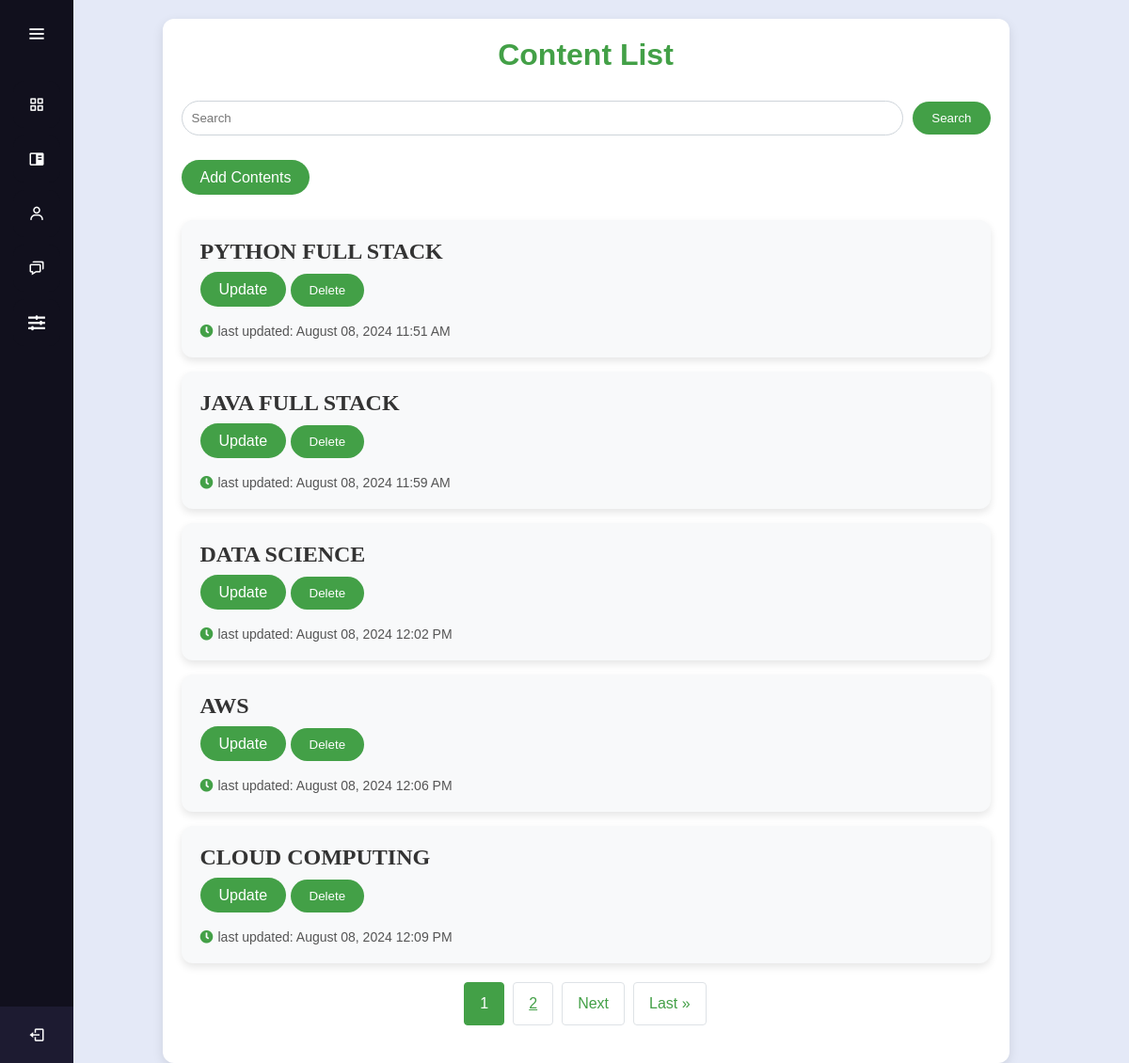
Screenshot of /content/ (signed in) with the database file from the repository.
### content/models.py (models this page shows)
class Content(models.Model):
    user = models.ForeignKey(User, on_delete=models.CASCADE)
    title = models.CharField(max_length=200)
    last_updated = models.DateTimeField(default=timezone.now)
    created_at = models.DateTimeField(default=timezone.now)

### content/views.py (the view)
# urls.py: path("content/", views.index, name='index'),
def index(request):
    search_query = request.GET.get('search', '')
    if request.user.is_authenticated:
        if search_query:
            contents = Content.objects.filter(user=request.user, title__icontains=search_query)
        else:
            contents = Content.objects.filter(user=request.user)
    else:
        contents = Content.objects.none()  # Return an empty queryset if the user is not authenticated
    paginator = Paginator(contents, 5)  # Show 5 contents per page
    page_number = request.GET.get('page')
    page_obj = paginator.get_page(page_number)
    return render(request, 'index.html', {'contents': page_obj})

### content/templates/index.html (shortened to what this page needs)
{% load static %}
<!DOCTYPE html>
<html lang="en" dir="ltr">
<head>
    <link rel="stylesheet" href="{% static 'css/styles.css' %}">
    <link href='https://unpkg.com/boxicons@2.0.7/css/boxicons.min.css' rel='stylesheet'>
</head>
<body style="padding-left: 45px;">
    <div class="sidebar">
        {% include 'menu.html' %}
    </div>
    <div>
            <div class="container">
            <h1 class="mt-5">Content List</h1>
            <div class="d-flex justify-content-between my-3">
                <form method="GET" class="form-inline">
                    <input type="text" name="search" class="form-control mr-sm-2" placeholder="Search"
                        value="{{ request.GET.search }}">
                    <button type="submit" class="btn btn-outline-success">Search</button>
                </form><br><br>
                <a href="{% url 'content_create' %}" class="btn btn-primary">Add Contents</a>
            </div><br><br>
            <div class="list-group">
                {% for content in contents %}
                <div class="list-group-item">
                    <h4 class="content-title">
                        <a href="{% url 'content_detail' content.id %}" class="content-title">{{ content.title }}</a>
                    </h4>
                    <div class="mt-3">
                        <a href="{% url 'content_update' content.id %}" class="btn btn-primary">Update</a>
                        <form method="post" action="{% url 'content_delete' content.id %}" style="display:inline;">
                            <button type="submit" class="btn btn-primary">Delete</button>
                        </form><br><br>
                    </div>
                    <div class="last-updated mt-3">
                        <i class="fas fa-clock"></i>
                        last updated: {{ content.last_updated|date:"F d, Y h:i A" }}
                    </div>
                </div>
                {% endfor %}
            </div>
            <nav aria-label="Page navigation">
                <ul class="pagination justify-content-center my-3">
                    {% for i in contents.paginator.page_range %}
                    {% if contents.number == i %}
                    <li class="page-item active"><span class="page-link">{{ i }}</span></li>
                    {% elif i > contents.number|add:'-3' and i < contents.number|add:'3' %} <li class="page-item"><a
                            class="page-link" href="?page={{ i }}">{{ i }}</a></li>
                        {% endif %}
                        {% endfor %}
                        {% if contents.has_next %}
                        <li class="page-item"><a class="page-link" href="?page={{ contents.next_page_number }}"
                                style="text-decoration: none;">Next</a></li>
                        <li class="page-item"><a class="page-link" href="?page={{ contents.paginator.num_pages }}"
                                style="text-decoration: none;">Last &raquo;</a></li>
                        {% endif %}
                </ul>
            </nav>
        </div>
    </div>
</body>
</html>

### content/templates/menu.html (shortened to what this page needs)
{% load static %}
<!DOCTYPE html>
<html lang="en">
<head>
    <link rel="stylesheet" href="https://cdnjs.cloudflare.com/ajax/libs/font-awesome/5.15.3/css/all.min.css"/>
</head>
<body>
<div class="logo-details">
      <i class='bx bx-menu' id="btn" ></i>
  </div>
  <ul class="nav-list">
    <li>
      <a href="{% url 'main' %}">
        <i class='bx bx-grid-alt'></i>
      </a>
    </li>
    <li>
      <a href="{% url 'index' %}">
        <i class='bx bxs-book-content'></i>
      </a>
    </li>
    <li>
     <a href="{% url 'about' %}">
       <i class='bx bx-user' ></i>
     </a>
   </li>
   <li>
     <a href="{% url 'contact' %}">
       <i class='bx bx-chat' ></i>
     </a>
   </li>
   <li>
    <a href="{% url 'services' %}">
      <i class="fas fa-sliders-h"></i>
    </a>
  </li>
  {% if user.is_authenticated %}
  <li class="profile">
      <div class="profile-details">
        <div class="name_job">
         <div class="name">{{ user.username }}</div>
       </div>
      </div>
      <abbr title="Logout"><a href="{% url 'logout' %}"><i class='bx bx-log-out' id="log_out" style="color: white;"></i></a></abbr>
  </li>
  {% endif %}
  </ul>
</body>
</html>

### content/static/css/styles.css (style rules this page uses)
h1 { margin-bottom: 30px; color: #43A047; text-align: center; font-weight: bold; animation: slideInDown 0.5s ease-out; }
.container { background: #ffffff; padding: 20px; box-shadow: 0 4px 12px rgba(0, 0, 0, 0.1); border-radius: 12px; max-width: 900px; margin: auto; }
.form-inline { display: flex; justify-content: flex-start; align-items: center; gap: 10px; }
.form-inline input { flex: 1; padding: 10px; border-radius: 20px; border: 1px solid #ced4da; transition: all 0.3s ease-in-out; }
.form-inline button { background-color: #43A047; color: #ffffff; border: none; padding: 10px 20px; border-radius: 20px; cursor: pointer; transition: background-color 0.3s ease; }
.btn-primary, .btn-warning, .btn-danger { background-color: #43A047; color: #ffffff; border: none; padding: 10px 20px; border-radius: 20px; cursor: pointer; transition: background-color 0.3s ease; text-decoration: none; }
.list-group-item { background-color: #f8f9fa; margin-bottom: 15px; padding: 20px; border-radius: 12px; box-shadow: 0 4px 8px rgba(0, 0, 0, 0.1); transition: transform 0.3s ease, box-shadow 0.3s ease; }
.list-group-item h4 { margin-bottom: 10px; color: #333; font-weight: bold; transition: color 0.3s ease; }
.pagination { display: flex; flex-wrap: wrap; justify-content: center; padding-left: 0; list-style: none; border-radius: 0.25rem; margin: 20px 0; }
.page-item { margin: 0 5px; }
.page-link { position: relative; display: block; padding: 0.75rem 1rem; margin-left: -1px; line-height: 1.25; color: #43A047; background-color: #fff; border: 1px solid #dee2e6; border-radius: 0.25rem; transition: all 0.3s; animation: slideIn 0.5s; }
.page-item.active .page-link { z-index: 1; color: #fff; background-color: #43A047; border-color: #43A047; }
h4 a { color: black; text-decoration: none; transition: color 0.3s ease; font-size: 22px; font-family: Georgia, 'Times New Roman', Times, serif; font-weight: bold; }
.content-title { font-size: 24px; font-weight: bold; color: #333; text-decoration: none; transition: color 0.3s ease; display: flex; justify-content: space-between; align-items: center; }
.last-updated { font-size: 14px; color: #555; display: flex; align-items: center; }
.last-updated i { margin-right: 5px; color: #43A047; }
* { margin: 0; padding: 0; box-sizing: border-box; font-family: "Poppins" , sans-serif; }
.sidebar { position: fixed; left: 0; top: 0; height: 100%; width: 78px; background: #11101D; padding: 6px 14px; z-index: 99; transition: all 0.5s ease; }
.sidebar .logo-details { height: 60px; display: flex; align-items: center; position: relative; }
.sidebar .logo-details #btn { position: absolute; top: 50%; right: 0; transform: translateY(-50%); font-size: 22px; transition: all 0.4s ease; font-size: 23px; text-align: center; cursor: pointer; transition: all 0.5s ease; }
.sidebar i { color: #fff; height: 60px; min-width: 50px; font-size: 28px; text-align: center; line-height: 60px; }
.sidebar .nav-list { margin-top: 20px; height: 100%; }
.sidebar li { position: relative; margin: 8px 0; list-style: none; }
.sidebar li a { display: flex; height: 100%; width: 100%; border-radius: 12px; align-items: center; text-decoration: none; transition: all 0.4s ease; background: #11101D; }
.sidebar li i { height: 50px; line-height: 50px; font-size: 18px; border-radius: 12px; }
.sidebar li.profile { position: fixed; height: 60px; width: 78px; left: 0; bottom: -8px; padding: 10px 14px; background: #1d1b31; transition: all 0.5s ease; overflow: hidden; }
.sidebar li .profile-details { display: flex; align-items: center; flex-wrap: nowrap; }
.sidebar li.profile .name, .sidebar li.profile .job { font-size: 15px; font-weight: 400; color: #fff; white-space: nowrap; }
.sidebar .profile #log_out { position: absolute; top: 50%; right: 0; transform: translateY(-50%); background: #1d1b31; width: 100%; height: 60px; line-height: 60px; border-radius: 0px; transition: all 0.5s ease; }

### content/templates/index.html (style rules this page uses)
body { font-family: 'Arial', sans-serif; background-color: #E4E9F7; color: #333; padding-top: 20px; animation: fadeIn 1s ease-in-out; }

### rows the page displays
Content: title "PYTHON FULL STACK", last_updated "August 08, 2024 11:51 AM"
Content: title "JAVA FULL STACK", last_updated "August 08, 2024 11:59 AM"
Content: title "DATA SCIENCE", last_updated "August 08, 2024 12:02 PM"
Content: title "AWS", last_updated "August 08, 2024 12:06 PM"
Content: title "CLOUD COMPUTING", last_updated "August 08, 2024 12:09 PM"

### other values shown
{{ i }} "1"
{{ i }} "2"
